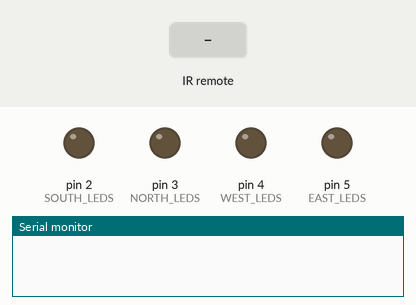
This sketch was run on a simulated Arduino Uno, built with avr-gcc and run on an emulated ATmega328P. Parts: output pins drawn as LEDs (lit = HIGH), the last lines printed to the serial monitor. Dashed ring = blinking. The inputs (shaded band) are chosen by the test bench.

Above: at 1.2 s.
1.3 s: infrared code 0x4A1144F9 received
At 1.9 s:
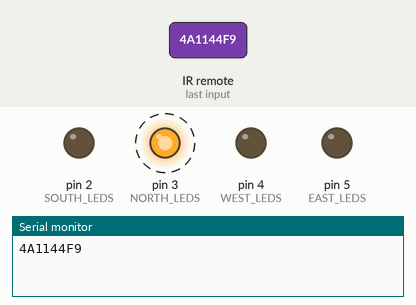
4.3 s: infrared code 0x1D15F4D7 received
At 5.4 s:
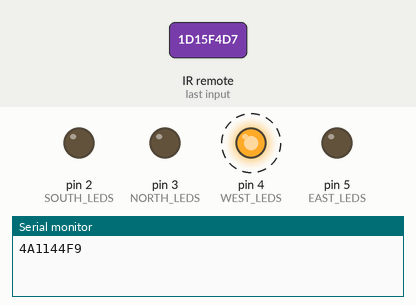
7.0 s: infrared code 0x51731C91 received
At 7.8 s:
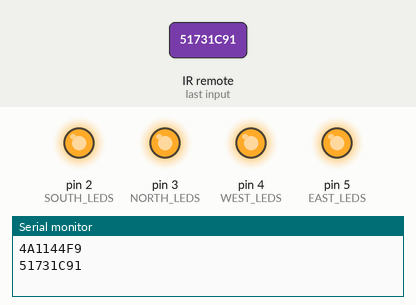
Timing chart, 0 to 10.0 s (numbered marks = the images above; inputs shaded):
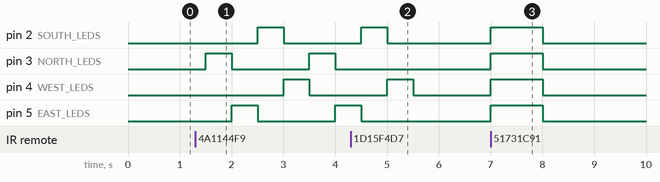

The sketch:

Multi_Program_Leds_Control.ino
```cpp
#include <IRremote.h>    // importa libreria IRremote
#define b_1 0x51731C91
#define b_2 0x4A1144F9
#define b_3 0x226873C1
#define b_4 0x10957521
#define b_5 0xC0E837B9
#define b_6 0x7A3D9EE1

#define b_STOP 0x1D15F4D7
#define b_PAUSE 0xAA7B2167
#define b_PLAY 0xDEC919A5

#define b_ENTER 0xB520CEC

#define b_NORTH 0xE246AFCA
#define b_SOUTH 0x3AFB26D4
#define b_EAST 0x4D43596A
#define b_WEST 0xBB0EDD22

int SENSOR = 11;    // sensor KY-022 a pin digital 11
IRrecv irrecv(SENSOR);    // establece al 11 para objeto irrecv
decode_results codigo;    // crea objeto codigo de la clase decode_results

int NORTH_LEDS = 3;
int SOUTH_LEDS = 2;
int EAST_LEDS = 5;
int WEST_LEDS = 4;

void setup() {
  Serial.begin(9600);     // inicializa comunicacion serie a 9600 bps
  irrecv.enableIRIn();    // inicializa recepcion de datos
  pinMode(NORTH_LEDS,OUTPUT);
  pinMode(SOUTH_LEDS,OUTPUT);
  pinMode(EAST_LEDS,OUTPUT);
  pinMode(WEST_LEDS,OUTPUT);
}

void loop() {
  if (irrecv.decode(&codigo)) {   // si existen datos ya decodificados entonces:
    Serial.println(codigo.value, HEX);  // imprime valor en hexadecimal en monitor

    if(codigo.value == b_1){
        digitalWrite(NORTH_LEDS,!digitalRead(NORTH_LEDS));
        digitalWrite(SOUTH_LEDS,!digitalRead(SOUTH_LEDS));
        digitalWrite(EAST_LEDS,!digitalRead(EAST_LEDS));
        digitalWrite(WEST_LEDS,!digitalRead(WEST_LEDS));
        delay(1000);
        digitalWrite(NORTH_LEDS,!digitalRead(NORTH_LEDS));
        digitalWrite(SOUTH_LEDS,!digitalRead(SOUTH_LEDS));
        digitalWrite(EAST_LEDS,!digitalRead(EAST_LEDS));
        digitalWrite(WEST_LEDS,!digitalRead(WEST_LEDS));

        while(codigo.value != b_STOP){
          if(irrecv.decode(&codigo)){  // si existen datos ya decodificados entonces:

            if (codigo.value == b_NORTH){
            digitalWrite(NORTH_LEDS,!digitalRead(NORTH_LEDS));}

            else if (codigo.value == b_SOUTH){
            digitalWrite(SOUTH_LEDS,!digitalRead(SOUTH_LEDS));}

            else if (codigo.value == b_EAST){
            digitalWrite(EAST_LEDS,!digitalRead(EAST_LEDS));}

            else if (codigo.value == b_WEST){
            digitalWrite(WEST_LEDS,!digitalRead(WEST_LEDS));}

            }

            irrecv.resume();      // resume la adquisicion de datos
            delay(100);

          }
        }
    else if(codigo.value == b_2){
        while(codigo.value != b_STOP){
          irrecv.resume();      // resume la adquisicion de datos
          digitalWrite(NORTH_LEDS,!digitalRead(NORTH_LEDS));
          delay(500);
          digitalWrite(NORTH_LEDS,!digitalRead(NORTH_LEDS));
          digitalWrite(EAST_LEDS,!digitalRead(EAST_LEDS));
          delay(500);
          digitalWrite(EAST_LEDS,!digitalRead(EAST_LEDS));
          digitalWrite(SOUTH_LEDS,!digitalRead(SOUTH_LEDS));
          delay(500);
          digitalWrite(SOUTH_LEDS,!digitalRead(SOUTH_LEDS));
          digitalWrite(WEST_LEDS,!digitalRead(WEST_LEDS));
          delay(500);
          digitalWrite(WEST_LEDS,!digitalRead(WEST_LEDS));
          irrecv.decode(&codigo);
        }
    }
    else if(codigo.value == b_PLAY){
      digitalWrite(NORTH_LEDS,!digitalRead(NORTH_LEDS));
      digitalWrite(SOUTH_LEDS,!digitalRead(SOUTH_LEDS));
      digitalWrite(EAST_LEDS,!digitalRead(EAST_LEDS));
      digitalWrite(WEST_LEDS,!digitalRead(WEST_LEDS));
    }

//    }
//    else if(codigo.value == b_4){

//    }
//    else if(codigo.value == b_5){

//    }
//    else if(codigo.value == b_6){

//    }


    irrecv.resume();      // resume la adquisicion de datos
  }
  delay (300);        // breve demora de 100 ms.
}
```

Measured:
- after the input at 1.3 s, pin 2 (SOUTH_LEDS): LOW → HIGH after 1.2 s, → LOW 0.50 s later; pin 3 (NORTH_LEDS): alternates HIGH for 0.50 s and LOW for 1.5 s, starting after 0.20 s; pin 4 (WEST_LEDS): LOW → HIGH after 1.7 s, → LOW 0.50 s later; pin 5 (EAST_LEDS): LOW → HIGH after 0.70 s, → LOW 0.50 s later, → HIGH 1.5 s later
- after the input at 4.3 s, pin 2 (SOUTH_LEDS): goes on until 5.0 s, then stays LOW; pin 3 (NORTH_LEDS): stays LOW (without the input it goes to HIGH after 1.2 s); pin 5 (EAST_LEDS): goes on until 4.5 s, then stays LOW
- after the input at 7.0 s, pin 2 (SOUTH_LEDS), pin 3 (NORTH_LEDS), pin 4 (WEST_LEDS), pin 5 (EAST_LEDS): LOW → HIGH at once, → LOW 1.0 s later
